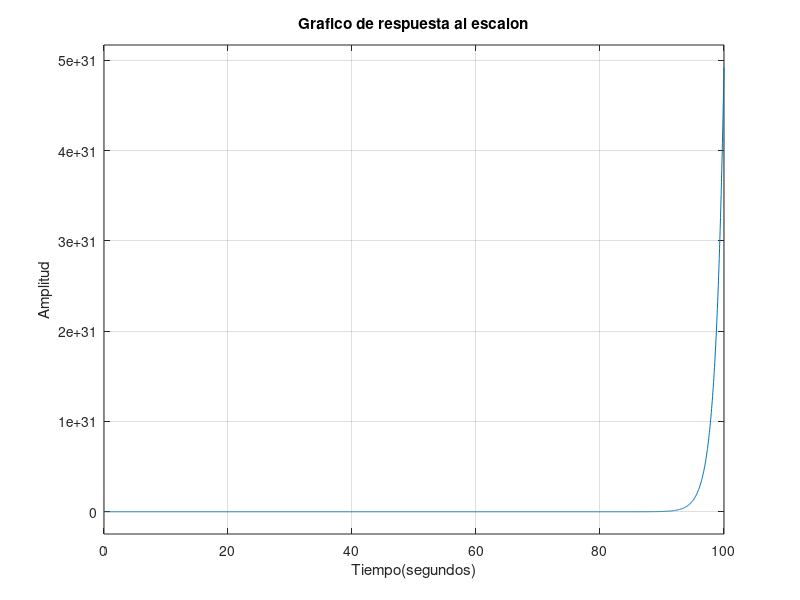

Recreate this plot in MATLAB.
%Dedinicion de las funciones
s = tf ('s');
Funcion1 = (8*s)/(4*s + 2);
Funcion2 = (6)/(s + 5);
Funcion3 = (4*s + 3)/(3*(s^3) + 7*(s^2) + 1);
Funcion4 = (6)/(7*s + 1);
Funcion5 = (5*s + 3)/(5*(s^3) + (s^2) + 4);
Funcion6 = (5*s + 1)/((s^3) + 6*(s^2) + 5);

%Retroalimentacion de funcion3
F3Cerrado = feedback(Funcion3,1 ,+1);

%Respuesta del diagrama
Salida = Funcion1 + Funcion2 + (Funcion6 * ((Funcion4 * F3Cerrado) + (Funcion5 * F3Cerrado)))

%Grafico
figure
step(Salida);
title('Grafico de respuesta al escalon');
xlabel('Tiempo(segundos)');
ylabel('Amplitud');
grid on
saveas(gcf,'Grafico de respuesta al escalon.png')

